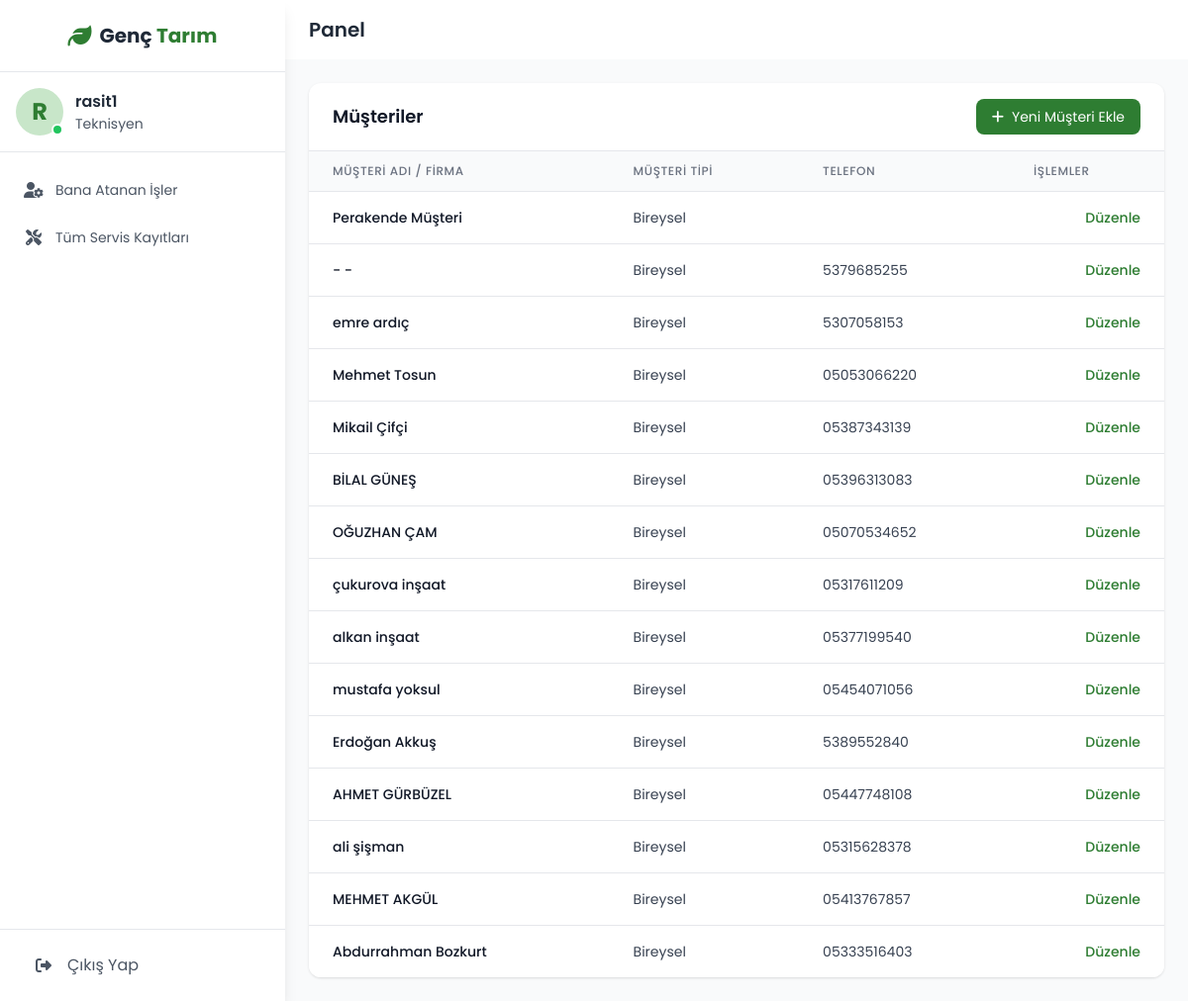
The app's page /customers/ (signed in) with its own data.
### customers/models.py (models this page shows, shortened)
class Customer(models.Model):
    class CustomerType(models.TextChoices):
        INDIVIDUAL = 'INDIVIDUAL', _('Bireysel')
        CORPORATE = 'CORPORATE', _('Kurumsal')
    customer_type = models.CharField(
        max_length=10,
        choices=CustomerType.choices,
        default=CustomerType.INDIVIDUAL,
        verbose_name=_('Müşteri Tipi')
    )
    first_name = models.CharField(max_length=100, blank=True, verbose_name="Adı")
    last_name = models.CharField(max_length=100, blank=True, verbose_name="Soyadı")
    tckn = models.CharField(
        max_length=11,
        blank=True,
        verbose_name="T.C. Kimlik Numarası",
        help_text="Bireysel müşteriler için 11 haneli T.C. Kimlik Numarası."
    )
    company_name = models.CharField(max_length=200, blank=True, verbose_name="Firma Ticari Ünvanı")
    tax_office = models.CharField(max_length=100, blank=True, verbose_name="Vergi Dairesi")
    tax_number = models.CharField(
        max_length=10,
        blank=True,
        verbose_name="Vergi Kimlik Numarası (VKN)",
        help_text="Kurumsal müşteriler için 10 haneli Vergi Numarası."
    )
    contact_person = models.CharField(max_length=150, blank=True, verbose_name="Yetkili Kişi (Kurumsal için)")
    email = models.EmailField(max_length=254, blank=True)
    phone_number = models.CharField(max_length=20, blank=True, verbose_name="Telefon Numarası")
    address = models.TextField(blank=True, verbose_name="Adres")
    notes = models.TextField(blank=True, verbose_name="Müşteri Hakkında Notlar")
    is_active = models.BooleanField(default=True, verbose_name="Aktif mi?")
    created_at = models.DateTimeField(auto_now_add=True, verbose_name="Oluşturulma Tarihi")
    updated_at = models.DateTimeField(auto_now=True, verbose_name="Güncellenme Tarihi")
    class Meta:
        verbose_name = "Müşteri"
        verbose_name_plural = "Müşteriler"
        ordering = ['-created_at']
        indexes = [
            models.Index(fields=['first_name', 'last_name']),
            models.Index(fields=['company_name']),
        ]
    def __str__(self):
        if self.customer_type == 'INDIVIDUAL':
            return f"{self.first_name} {self.last_name}".strip()
        return self.company_name.strip()
    def get_display_name(self):
        return self.__str__()
    class Meta:
        verbose_name = _('Müşteri')
        verbose_name_plural = _('Müşteriler')

### customers/views.py (the view)
# urls.py: path('', CustomerListView.as_view(), name='customer_list'),
class CustomerListView(LoginRequiredMixin, ListView):
    permission_required = 'customers.view_customer'
    model = Customer
    template_name = 'customers/customer_list.html'
    context_object_name = 'customers'
    paginate_by = 15
    def get_context_data(self, **kwargs):
        context = super().get_context_data(**kwargs)
        context['page_title'] = "Müşteriler"
        return context

### customers/templates/customers/customer_list.html
{% extends 'base.html' %}
{% block content %}
<div class="bg-white rounded-xl shadow overflow-hidden">
    <div class="px-6 py-4 border-b border-gray-200 flex justify-between items-center">
        <h3 class="text-lg font-semibold text-gray-900">{{ page_title }}</h3>
        <a href="{% url 'customers:customer_add' %}" class="bg-primary hover:bg-dark text-white px-4 py-2 rounded-lg flex items-center transition-all text-sm">
            <i class="fas fa-plus mr-2"></i> Yeni Müşteri Ekle
        </a>
    </div>
    <div class="overflow-x-auto">
        <table class="min-w-full divide-y divide-gray-200">
            <thead class="bg-gray-50">
                <tr>
                    <th class="px-6 py-3 text-left text-xs font-medium text-gray-500 uppercase tracking-wider">Müşteri Adı / Firma</th>
                    <th class="px-6 py-3 text-left text-xs font-medium text-gray-500 uppercase tracking-wider">Müşteri Tipi</th>
                    <th class="px-6 py-3 text-left text-xs font-medium text-gray-500 uppercase tracking-wider">Telefon</th>
                    <th class="px-6 py-3 text-left text-xs font-medium text-gray-500 uppercase tracking-wider">İşlemler</th>
                </tr>
            </thead>
            <tbody class="bg-white divide-y divide-gray-200">
                {% for customer in customers %}
                <tr class="hover:bg-gray-50">
<td class="px-6 py-4 whitespace-nowrap text-sm font-medium text-gray-900">
    <a href="{% url 'customers:customer_detail' pk=customer.pk %}" class="hover:text-primary hover:underline">
        {{ customer.get_display_name }}
    </a>
</td>                    <td class="px-6 py-4 whitespace-nowrap text-sm text-gray-700">{{ customer.get_customer_type_display }}</td>
                    <td class="px-6 py-4 whitespace-nowrap text-sm text-gray-700">{{ customer.phone_number|default_if_none:'' }}</td>
                    <td class="px-6 py-4 whitespace-nowrap text-right text-sm font-medium">
                        <a href="{% url 'customers:customer_update' pk=customer.pk %}" class="text-primary hover:text-dark">Düzenle</a>
                    </td>
                </tr>
                {% empty %}
                <tr>
                    <td colspan="4" class="text-center py-10 text-gray-500">Henüz müşteri eklenmemiş.</td>
                </tr>
                {% endfor %}
            </tbody>
        </table>
    </div>
</div>
{% endblock %}

### templates/base.html (shortened to what this page needs)
{% load static %}
<!DOCTYPE html>
<html lang="tr" class="h-full bg-gray-50">
<head>
    <script src="https://cdn.tailwindcss.com"></script>
    <link rel="stylesheet" href="https://cdnjs.cloudflare.com/ajax/libs/font-awesome/6.4.0/css/all.min.css">
</head>
<body class="h-full">
    {% if user.is_authenticated %}
    <div class="flex h-screen">
        <div id="sidebar" class="sidebar bg-white w-64 md:w-72 flex-col shadow-lg z-20 hidden md:flex">
            <div class="flex items-center justify-center py-5 border-b border-gray-200">
                <a href="{% url 'accounts:dashboard_redirect' %}" class="flex items-center space-x-2">
                    <i class="fas fa-leaf text-2xl text-primary"></i>
                    <h1 class="text-xl font-bold text-gray-800">Genç <span class="text-primary">Tarım</span></h1>
                </a>
            </div>
            <div class="p-4 flex items-center space-x-3 border-b border-gray-200">
                <div class="relative">
                    <div class="w-12 h-12 rounded-full bg-light flex items-center justify-center">
                        <span class="text-2xl font-bold text-primary">{{ user.username.0|upper }}</span>
                    </div>
                    <span class="absolute bottom-0 right-0 w-3 h-3 bg-green-500 rounded-full border-2 border-white"></span>
                </div>
                <div>
                    <h3 class="font-semibold text-gray-800">{{ user.get_full_name|default:user.username }}</h3>
                    <p class="text-sm text-gray-600">{% if user.is_superuser %}Yönetici{% elif user.groups.all.0.name == 'Teknisyen' %}Teknisyen{% else %}Personel{% endif %}</p>
                </div>
            </div>
            <nav class="flex-1 py-4">
    <ul class="space-y-1 px-2">
    {% if user.is_superuser %}
        <li><h3 class="px-4 mt-2 mb-2 text-xs font-semibold text-gray-400 uppercase tracking-wider">Yönetim</h3></li>
        <li><a href="{% url 'dashboard:index' %}" class="nav-link"><i class="fas fa-tachometer-alt fa-fw mr-3"></i><span class="text-sm">Pano</span></a></li>
        <li><a href="{% url 'service:servicerecord_list' %}" class="nav-link"><i class="fas fa-tools fa-fw mr-3"></i><span class="text-sm">Servis Yönetimi</span></a></li>
        <li><a href="{% url 'customers:customer_list' %}" class="nav-link"><i class="fas fa-users fa-fw mr-3"></i><span class="text-sm">Müşteriler</span></a></li>
        <li><a href="{% url 'inventory:reports_page' %}" class="nav-link"><i class="fas fa-chart-line fa-fw mr-3"></i><span class="text-sm">Raporlar</span></a></li>
        <li><h3 class="px-4 mt-4 mb-2 text-xs font-semibold text-gray-400 uppercase tracking-wider">Satış Yönetimi</h3></li>
        <li><a href="{% url 'sales:pos_terminal' %}" class="nav-link"><i class="fas fa-cash-register fa-fw mr-3"></i><span class="text-sm">Satış Ekranı</span></a></li>
        <li><a href="{% url 'sales:sale_history_list' %}" class="nav-link"><i class="fas fa-history fa-fw mr-3"></i><span class="text-sm">Satış Geçmişi</span></a></li>
        <li><h3 class="px-4 mt-4 mb-2 text-xs font-semibold text-gray-400 uppercase tracking-wider">Veri Yönetimi</h3></li>
        <li><a href="{% url 'inventory:product_list' %}" class="nav-link"><i class="fas fa-box fa-fw mr-3"></i><span class="text-sm">Ürünler</span></a></li>
        {% if perms.inventory.view_category %}
        <li><a href="{% url 'inventory:category_list' %}" class="nav-link"><i class="fas fa-sitemap fa-fw mr-3"></i><span class="text-sm">Kategoriler</span></a></li>
        {% endif %}
        <li><h3 class="px-4 mt-4 mb-2 text-xs font-semibold text-gray-400 uppercase tracking-wider">Kullanıcı İşlemleri</h3></li>
        <li><a href="{% url 'accounts:user_add' %}" class="nav-link"><i class="fas fa-users-cog fa-fw mr-3"></i><span class="text-sm">Yeni Kullanıcı Ekle</span></a></li>
        <li><a href="{% url 'accounts:user_list' %}" class="nav-link"><i class="fas fa-users-cog fa-fw mr-3"></i><span class="text-sm">Kullanıcıları Yönet</span></a></li>
        <li><a href="{% url 'accounts:group_list' %}" class="nav-link"><i class="fas fa-user-shield fa-fw mr-3"></i><span class="text-sm">Gruplar & Yetkiler</span></a></li>
        <li><a href="{% url 'logs:log_list' %}" class="nav-link"><i class="fas fa-history fa-fw mr-3"></i><span class="text-sm">Aktivite Kayıtları</span></a></li>
        <li><a href="{% url 'backups:backup_management' %}" class="nav-link"><i class="fas fa-database fa-fw mr-3"></i><span class="text-sm">Yedekleme</span></a></li>
    {% elif 'Teknisyen' in user.groups.all|join:", " %}
        <li><a href="{% url 'service:technician_dashboard' %}" class="nav-link"><i class="fas fa-user-cog fa-fw mr-3"></i><span class="text-sm">Bana Atanan İşler</span></a></li>
        <li><a href="{% url 'service:servicerecord_list' %}" class="nav-link"><i class="fas fa-tools fa-fw mr-3"></i><span class="text-sm">Tüm Servis Kayıtları</span></a></li>
    {% else %}
        <li><a href="{% url 'dashboard:index' %}" class="nav-link"><i class="fas fa-tachometer-alt fa-fw mr-3"></i><span class="text-sm">Pano</span></a></li>
    {% endif %}
</ul>
</nav>
            <div class="p-4 border-t border-gray-200">
                <a href="{% url 'accounts:logout' %}" class="flex items-center px-4 py-2 text-gray-600 hover:bg-gray-100 rounded-lg">
                    <i class="fas fa-sign-out-alt w-6 text-center mr-3"></i>
                    <span>Çıkış Yap</span>
                </a>
            </div>
        </div>
        <div class="flex-1 flex flex-col overflow-hidden">
            <header class="bg-white shadow-sm">
                <div class="flex items-center justify-between px-6 py-4">
                    <div class="flex items-center">
                        <h2 class="text-xl font-semibold text-gray-800">{% block page_title %}Panel{% endblock %}</h2>
                    </div>
                </div>
            </header>
            <main class="flex-1 overflow-y-auto p-6 bg-gray-50">
                {% block content %}{% endblock %}
            </main>
        </div>
    </div>
    {% else %}
    <div class="flex h-screen">
        {% block guest_content %}
        {% endblock guest_content %}
    </div>
    {% endif %}
</body>
</html>

### templates/base.html (style rules this page uses)
body { font-family: 'Poppins', sans-serif; background-color: #f5f7fa; }
.sidebar { transition: all 0.3s ease; }
.nav-link { display: flex; align-items: center; padding: 0.75rem 1rem; color: #4b5563; border-radius: 0.5rem; transition: all 0.2s ease; }

### records on screen
Customer: get_display_name "Perakende Müşteri", customer_type "Bireysel"
Customer: get_display_name "- -", customer_type "Bireysel", phone_number "5379685255"
Customer: get_display_name "emre ardıç", customer_type "Bireysel", phone_number "5307058153"
Customer: get_display_name "Mehmet Tosun", customer_type "Bireysel", phone_number "05053066220"
Customer: get_display_name "Mikail Çifçi", customer_type "Bireysel", phone_number "05387343139"
Customer: get_display_name "BİLAL GÜNEŞ", customer_type "Bireysel", phone_number "05396313083"
Customer: get_display_name "OĞUZHAN ÇAM", customer_type "Bireysel", phone_number "05070534652"
Customer: get_display_name "çukurova inşaat", customer_type "Bireysel", phone_number "05317611209"
Customer: get_display_name "alkan inşaat", customer_type "Bireysel", phone_number "05377199540"
Customer: get_display_name "mustafa yoksul", customer_type "Bireysel", phone_number "05454071056"
Customer: get_display_name "Erdoğan Akkuş", customer_type "Bireysel", phone_number "5389552840"
Customer: get_display_name "AHMET GÜRBÜZEL", customer_type "Bireysel", phone_number "05447748108"
Customer: get_display_name "ali şişman", customer_type "Bireysel", phone_number "05315628378"
Customer: get_display_name "MEHMET AKGÜL", customer_type "Bireysel", phone_number "05413767857"
Customer: get_display_name "Abdurrahman Bozkurt", customer_type "Bireysel", phone_number "05333516403"

### other values on screen
{{ user.username.0|upper }} "R"
{{ user.get_full_name|default:user.username }} "rasit1"
{{ page_title }} "Müşteriler"
